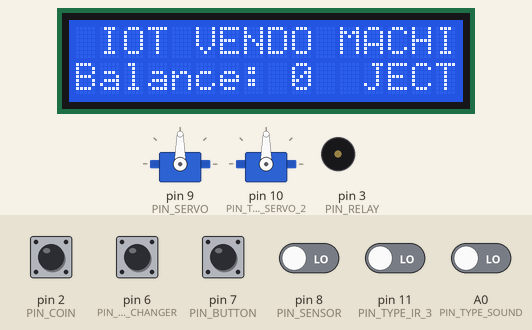
Recording of a sketch running on a simulated Arduino Uno, built with avr-gcc and run on an emulated ATmega328P. Parts: 16×2 character LCD, 2 × servo, buzzer (waves = sounding). The inputs (shaded band) are chosen by the test bench; at power-on: pin 2 (PIN_COIN), pin 6 (PIN_BTN_CHANGER), pin 7 (PIN_BUTTON) HIGH, A0 (PIN_TYPE_SOUND), pin 8 (PIN_SENSOR), pin 11 (PIN_TYPE_IR_3) LOW. What the sketch prints to the serial monitor is not drawn.

Above: at 1.4 s.
1.5 s: pin 7 (PIN_BUTTON) pulled LOW for 0.15 s
At 2.6 s:
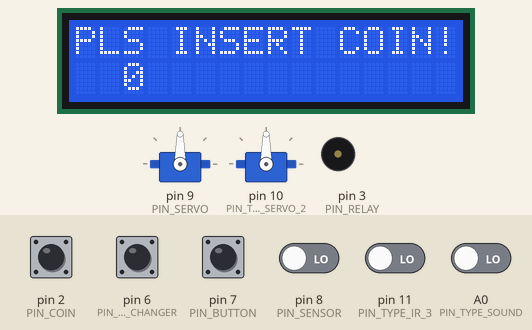
4.6 s: pin 6 (PIN_BTN_CHANGER) pulled LOW for 1 s
8.6 s: A0 (PIN_TYPE_SOUND) driven HIGH
At 9.7 s:
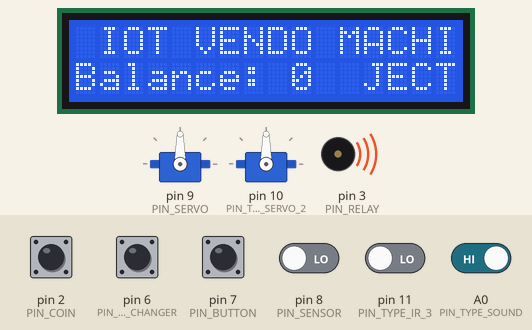
10.2 s: pin 2 (PIN_COIN) pulled LOW for 0.15 s
At 13.2 s:
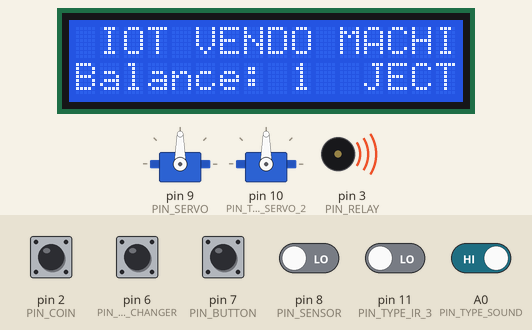
13.3 s: pin 2 (PIN_COIN) pulled LOW for 1 s
At 17.2 s:
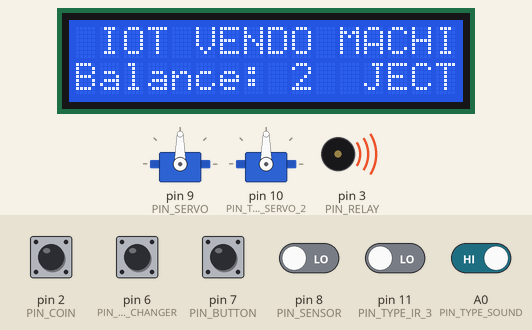
17.3 s: pin 2 (PIN_COIN) driven LOW and A0 (PIN_TYPE_SOUND) driven LOW
Timing chart, 0 to 21.3 s (numbered marks = the images above; inputs shaded):
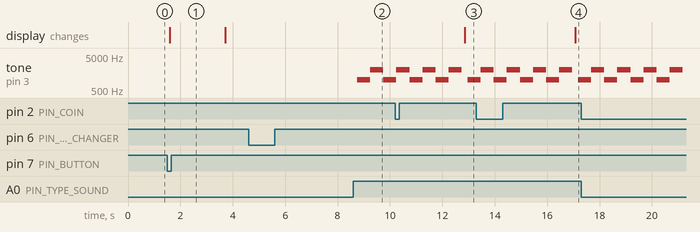

The sketch:

IOT-VENDO-MACHINE.ino
```cpp
#include "Common.h"
#include <EEPROM.h>

unsigned int SelectedPrice = 0;
byte SelectedID = 0;
unsigned int aChange = 0;
bool isEmpty = true;
bool isRelayOn = false;
bool isDone = true;

//credit counter
int c5 = 0;
int c1 = 0;

void setup() {
  Serial.begin(9600);
  EEPROM.begin();
  Serial.setTimeout(100);
  initAll();
  Display_Main();
}

void loop() {
  if(coin > 0){
    isDone = false;
  }
  if(Serial.available() > 0){
    String data = Serial.readStringUntil('\n'); // Read a line of data
    if (data.startsWith("ResetDailyIncome")) { // Check if data is a count value
      modulex.DailyIncomeReseter();
    }
  }
  Display_Main();
  module_1.run(onDispense);
  module_2.run(onChange);
  module_3.run(onChange);
  module_4.OnNoiseDetector(onNoiseDetected);
}

void onNoiseDetected(byte aID) {
  SelectedID = aID;
  switch (SelectedID) {
    case 1: modulez = module_4;
  }
}

void onDispense(byte aID, unsigned aPrice) {
  SelectedID = aID;
  SelectedPrice = aPrice;
  switch (SelectedID) {
    case 1: modulex = module_1;
  }
}

void onChange(byte aID, unsigned aPrice) {
  SelectedPrice = aPrice;
  SelectedID = aID;
  switch (SelectedID)
  {
    case 1: moduley = module_2;
      break;
    case 2: moduley = module_3;
      break;
  }
  if(coin >= aPrice) {
    coin = coin - aPrice;
    c5++;
    moduley.Servomove();
    Serial.print("cash=");
    Serial .print(coin);
    Serial.print(", counter5=");
    Serial.println(c5);
  }
  else if (coin >= aPrice) {
    coin = coin - aPrice;
    c1++;
    moduley.Servomove();
    Serial.print("cash=");
    Serial.print(coin);
    Serial.print(", counter1=");
    Serial.println(c1);
  }
  if (coin == 0 && !isDone){
    delay(1000);
    Serial.print("No Credit Change!");
    Display_NoChange();
    Serial.println("done");
    isDone = true;
  }
}
```

Common.h
```cpp
#include "uDisplay.h"
#include "uNoiseDetector.h"
#include "uDispenser.h"
#include "uChanger.h"

//defining coincounter to pin 2
#define PIN_TYPE_COIN_1 2

//defining relay to pin 3
#define PIN_TYPE_RELAY_1 3

//defining button to pin 7
#define PIN_TYPE_BTN_1 7

//defining button to pin 8 for changer
#define PIN_TYPE_IR_2 8
#define PIN_TYPE_IR_3 11
#define PIN_TYPE_BTN_4 6

//defining button to pin 9 for servo
#define PIN_TYPE_SERVO_1 9
#define PIN_TYPE_SERVO_2 10

//defining buzzer to pin 5 for servo
#define PIN_TYPE_BUZZER_1 3

//defining sound to pin A0
#define PIN_TYPE_SOUND_1 A0

TType module_1;
TType modulex;
TChanger module_2, module_3;
TChanger moduley;
TNoiseDetector module_4;
TNoiseDetector modulez;

void initAll(){
  module_1.init(PIN_TYPE_BTN_1,PIN_TYPE_COIN_1, PIN_TYPE_RELAY_1, 1, 1, coinInserted);
  module_2.init(PIN_TYPE_BTN_4,PIN_TYPE_SERVO_1,PIN_TYPE_IR_2,PIN_TYPE_BUZZER_1, 1, 5);
  module_3.init(PIN_TYPE_BTN_4,PIN_TYPE_SERVO_2,PIN_TYPE_IR_3,PIN_TYPE_BUZZER_1, 2, 1);
  module_4.init(PIN_TYPE_SOUND_1,PIN_TYPE_BUZZER_1,1);
}
```

uChanger.h
```cpp
#include <Servo.h>
#include <Wire.h>

class TChanger{
    private:
    int PIN_BUZZER = 5;
    int PIN_BTN_CHANGER = 6;
    int PIN_SERVO = 9;
    int PIN_SENSOR = 8;
    bool isDone = true;
    byte ID = 0;
    unsigned int Price = 0;
    unsigned int Button_State = HIGH;
    unsigned int PrevButton_State = 0;
    Servo myservo;

    public:
    void init(int aChangerBtn, int aServo, int aSensor, int aBuzzer, byte aID, unsigned int aPrice);
    void run(void onChange(byte aID, unsigned aPrice));
    void Servomove();
    void finishBuzzerIndicator();
};

void TChanger::init(int aChangerBtn, int aServo, int aSensor, int aBuzzer, byte aID, unsigned int aPrice){
  PIN_BUZZER = aBuzzer;
  PIN_BTN_CHANGER = aChangerBtn;
  PIN_SERVO = aServo;
  PIN_SENSOR = aSensor;
  ID = aID;
  Price = aPrice;

  myservo.attach(PIN_SERVO);
  pinMode(PIN_SENSOR, INPUT);
  pinMode(PIN_BTN_CHANGER, INPUT_PULLUP);
  pinMode(PIN_BUZZER, OUTPUT);
}

void TChanger::run(void onChange(byte aID, unsigned aPrice)){
  Button_State = (digitalRead(PIN_BTN_CHANGER));
  if(Button_State == LOW){
    if(digitalRead(PIN_SENSOR) == LOW)
    {
      onChange(ID,Price);
      delay(5);
    }
  }
}

void TChanger::Servomove(){
  myservo.write(0);
  delay(1000);
  myservo.write(180);
  delay(1000);
  myservo.write(0);
}

void TChanger::finishBuzzerIndicator(){
  int buzzerRepeat = 3;
  // play tone on buzzer to indicate uv sensor is finished
  for (int i = 0; i <= buzzerRepeat; i++){
    tone(PIN_BUZZER, 1000, 500);
    delay(500);
    tone(PIN_BUZZER, 2000, 500);
    delay(500);
  }
  noTone(PIN_BUZZER);
}
```

uDispenser.h
```cpp
#include <EEPROM.h>

class TType{
  private:
    //Assign Pins
    int PIN_COIN = 2;
    int PIN_BUTTON = 7;
    int PIN_RELAY = 3;
    //Declaring assign value
    byte ID = 0;
    unsigned int Price = 0;
    unsigned int InsertedCoin = 0;
    static bool isRelayOn;

    // initialize the value of income
    int INCOME_TOTAL = 0;
    int INCOME_DAILY = 0;
    int INCOME_WEEKLY = 0;
    int INCOME_MONTHLY = 0;
    int INCOME_RESETER = 0;
    int WATER_LEVEL = 100;

    // Define the address in EEPROM to store the button count
    int TOTAL_COUNT_ADDRESS = 0;
    int DAILY_COUNT_ADDRESS = 1;
    int WEEKLY_COUNT_ADDRESS = 2;
    int MONTHLY_COUNT_ADDRESS = 3;
    int WATER_LEVEL_ADDRESS = 4;

  public:
    void init(int aBtn, int aCoin, int aRelay, byte aID, unsigned int aPrice, unsigned int aInsertedCoin);
    void run(void onDispense(byte aID, unsigned aPrice));
    void Relay();
    static void countCoin();
    void TOTAL_INCOME();
    void DAILY_INCOME();
    void WATERLEVEL();
    void RESETER_INCOME();
    void DailyIncomeReseter();
};

bool TType::isRelayOn = false; // Definition of static member variable

void TType::init(int aBtn, int aCoin, int aRelay, byte aID, unsigned int aPrice, unsigned int aInsertedCoin){
  //Fetching assign variable to parameters
  PIN_BUTTON = aBtn;
  PIN_COIN = aCoin;
  PIN_RELAY = aRelay;
  ID = aID;
  Price = aPrice;
  InsertedCoin = aInsertedCoin;

  //Assign function of each pins
  pinMode(PIN_COIN, INPUT_PULLUP);
  pinMode(PIN_BUTTON, INPUT_PULLUP);
  pinMode(PIN_RELAY, OUTPUT);
  attachInterrupt(0, countCoin, FALLING);
  digitalWrite(PIN_RELAY, HIGH);
  Display_Main();

  //Assigning Addresses for EEPROM
  INCOME_TOTAL = EEPROM.read(TOTAL_COUNT_ADDRESS);
  INCOME_DAILY = EEPROM.read(DAILY_COUNT_ADDRESS);
  INCOME_WEEKLY = EEPROM.read(WEEKLY_COUNT_ADDRESS);
  INCOME_MONTHLY = EEPROM.read(MONTHLY_COUNT_ADDRESS);
  WATER_LEVEL = EEPROM.read(WATER_LEVEL_ADDRESS);
}

void TType::run(void onDispense(byte aID, unsigned aPrice)){
  digitalWrite(PIN_RELAY, HIGH);
  Display_Main();
  if(!isRelayOn){
    int buttonState = digitalRead(PIN_BUTTON);
    if(buttonState == LOW){
      if(coin > 0){
        coinDispensed();
        isRelayOn = true;
        Relay();
        DisplayLoading(WATER_LEVEL);
        delay(4000);
        isRelayOn = false;
        Display_Main();
      }else{
        Serial.print("Insert a Coin");
        Display_InsertCoin();
        delay(2000);
        Display_Main();
      }
    }
  }
}

static void TType::countCoin(){
  if(!TType::isRelayOn){
    coinInserted();
  }
}

void TType::Relay(){
  Serial.println("Dispensing...");
  digitalWrite(PIN_RELAY, LOW);
  delay(4000);
  digitalWrite(PIN_RELAY, HIGH);
  TOTAL_INCOME();
  DAILY_INCOME();
  WATERLEVEL();
  Serial.print("Coin: ");
  Serial.println(coin);
  if(coin <= 0){
    RESETER_INCOME();
    Serial.print("Coin: ");
    Serial.println(coin);
  }
}

void TType::TOTAL_INCOME(){
  INCOME_TOTAL = INCOME_TOTAL + 1;
  Serial.print("TotalIncome: ");
  Serial.println(INCOME_TOTAL);
  EEPROM.write(TOTAL_COUNT_ADDRESS, INCOME_TOTAL);
  delay(100);
}

void TType::DAILY_INCOME(){
  INCOME_DAILY = INCOME_DAILY + 1;
  Serial.print("DailyIncome: ");
  Serial.println(INCOME_DAILY);
  EEPROM.write(DAILY_COUNT_ADDRESS, INCOME_DAILY);
  delay(100);
}

void TType::WATERLEVEL(){
  WATER_LEVEL = WATER_LEVEL - 1;
  Serial.print("WaterLevel: ");
  Serial.println(WATER_LEVEL);
  EEPROM.write(WATER_LEVEL_ADDRESS, WATER_LEVEL);
  delay(100);
}

void TType::RESETER_INCOME(){
  INCOME_TOTAL = 0;
  INCOME_DAILY = 0;
  WATER_LEVEL = 100;
  Serial.print("Total_Income: ");
  Serial.println(INCOME_TOTAL);
  Serial.print("Daily_Income: ");
  Serial.println(INCOME_DAILY);
  Serial.print("Water_Level: ");
  Serial.println(WATER_LEVEL);
  EEPROM.write(TOTAL_COUNT_ADDRESS, INCOME_TOTAL);
  EEPROM.write(DAILY_COUNT_ADDRESS, INCOME_DAILY);
  EEPROM.write(WATER_LEVEL_ADDRESS, WATER_LEVEL);
  delay(100);
}

void TType::DailyIncomeReseter(){
  INCOME_DAILY = 0;
}
```

uDisplay.h
```cpp
#include <LiquidCrystal_I2C.h>
LiquidCrystal_I2C lcd(0x27,16,2);

int coin = 0;
int cash = 0;
int value = 0;
int waterlvl = 0;
void Display_Main()
{
  lcd.begin();
  lcd.backlight();
  lcd.setCursor(0,0);
  lcd.print(" IOT VENDO MACHINE");
  lcd.setCursor(0,1);
  lcd.print("  THESIS PROJECT");
  lcd.setCursor(0,2);
  lcd.print("Balance: ");
  lcd.println(coin);
}

void Display_TotalIncome(){
  lcd.begin();
  lcd.backlight();
  lcd.setCursor(0,0);
  lcd.print("TotalIncome:");
  lcd.setCursor(2,1);
  lcd.print(value);
}

void Display_InsertCoin(){
  lcd.begin();
  lcd.backlight();
  lcd.setCursor(0,0);
  lcd.print("PLS INSERT COIN!");
  lcd.setCursor(2,1);
  lcd.print(coin);
}

void Display_NoChange(){
  lcd.begin();
  lcd.backlight();
  lcd.setCursor(0,0);
  lcd.print("NO CHANGE!");
}

void DisplayLoading(int aWaterLevel){
  waterlvl = aWaterLevel;
  lcd.begin();
  lcd.backlight();
  lcd.setCursor(0, 0);
  lcd.print(" WATER LEVEL: ");
  lcd.println(waterlvl);
  lcd.setCursor(0, 1);
  lcd.print(" CHANGE: ");
  lcd.print(coin);
}
void coinInserted(){
  coin++;
}

void coinDispensed(){
  coin--;
}
```

uNoiseDetector.h
```cpp
class TNoiseDetector{
  private:
    int PIN_TYPE_SOUND = A0;
    int PIN_TYPE_BUZZER = 3;
    byte ID = 0;

  public:
    void init(int aSound, int aBuzzer, byte aID);
    void OnNoiseDetector(void onNoiseDetected(byte aID));
    void finishBuzzerIndicator();
};

void TNoiseDetector::init(int aSound, int aBuzzer, byte aID){
  //Fetching assign variable to parameters
  PIN_TYPE_SOUND = aSound;
  PIN_TYPE_BUZZER = aBuzzer;
  ID = aID;
  //Assign function of each pins
  pinMode(PIN_TYPE_SOUND, INPUT);
  pinMode(PIN_TYPE_BUZZER, OUTPUT);
}

void TNoiseDetector::OnNoiseDetector(void onNoiseDetected(byte aID)){
  int soundValue = digitalRead(PIN_TYPE_SOUND);
  if (soundValue == HIGH){
    onNoiseDetected(ID);
    Serial.println("Clap detected!");
    finishBuzzerIndicator();
  }
}

void TNoiseDetector::finishBuzzerIndicator(){
  int buzzerRepeat = 3;
  // play tone on buzzer to indicate uv sensor is finished
  for (int i = 0; i <= buzzerRepeat; i++){
    tone(PIN_TYPE_BUZZER, 1000, 500);
    delay(500);
    tone(PIN_TYPE_BUZZER, 2000, 500);
    delay(500);
  }
  noTone(PIN_TYPE_BUZZER);
}
```

Measured:
- after the input at 1.5 s, the display: changes after 0.10 s (image 1)
- after the input at 4.6 s, every drawn part: stays the same
- after the input at 8.6 s, tone on pin 3 (PIN_RELAY): silent → 1000 Hz after 0.15 s, → 2000 Hz 0.50 s later, → 1000 Hz 0.50 s later
- after the input at 10.2 s, the display: changes after 2.7 s (image 3)
- after the input at 13.3 s, the display: changes after 3.8 s (image 4)
